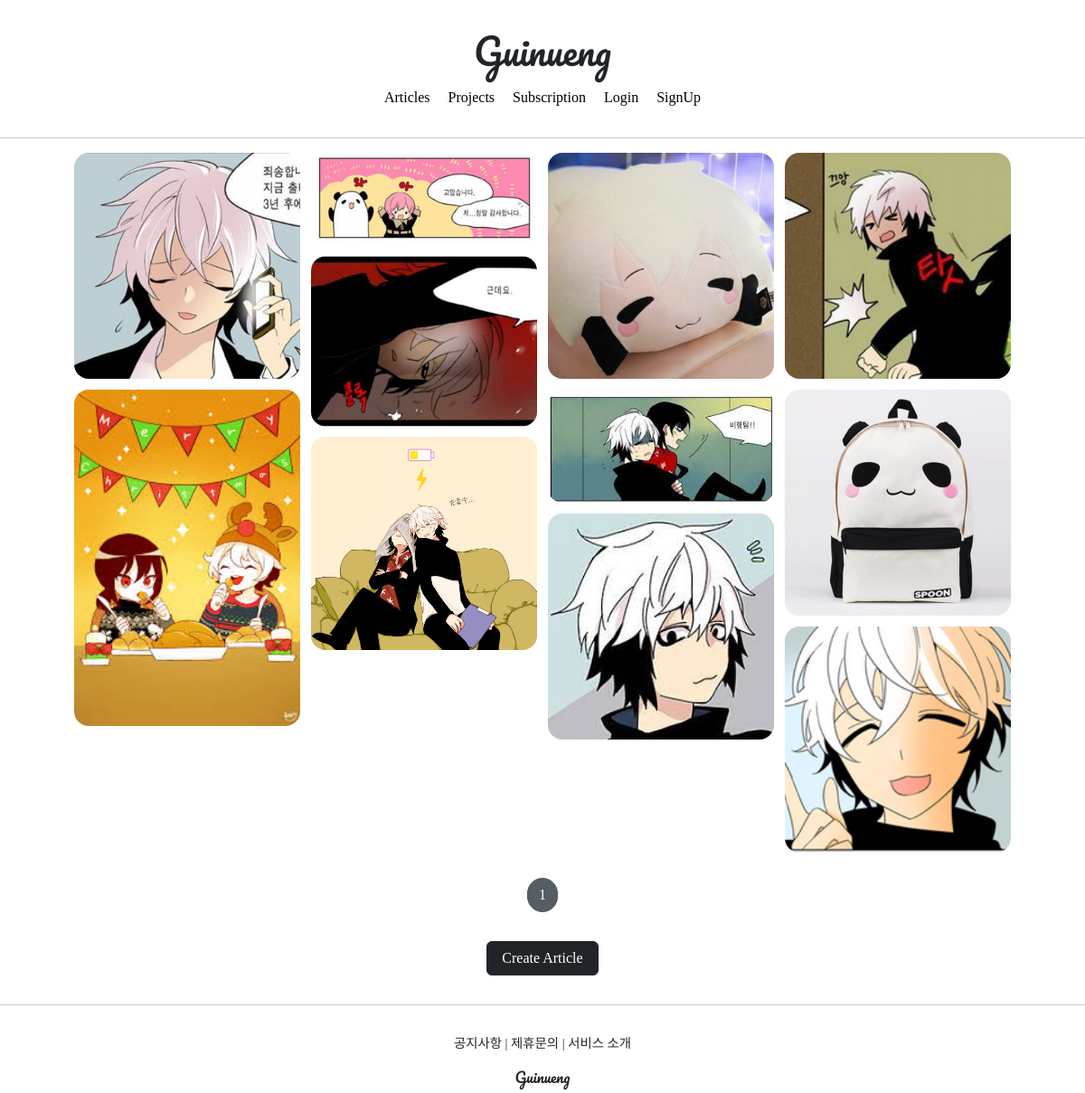
/articles/list/, run on an earlier commit of the app's database.
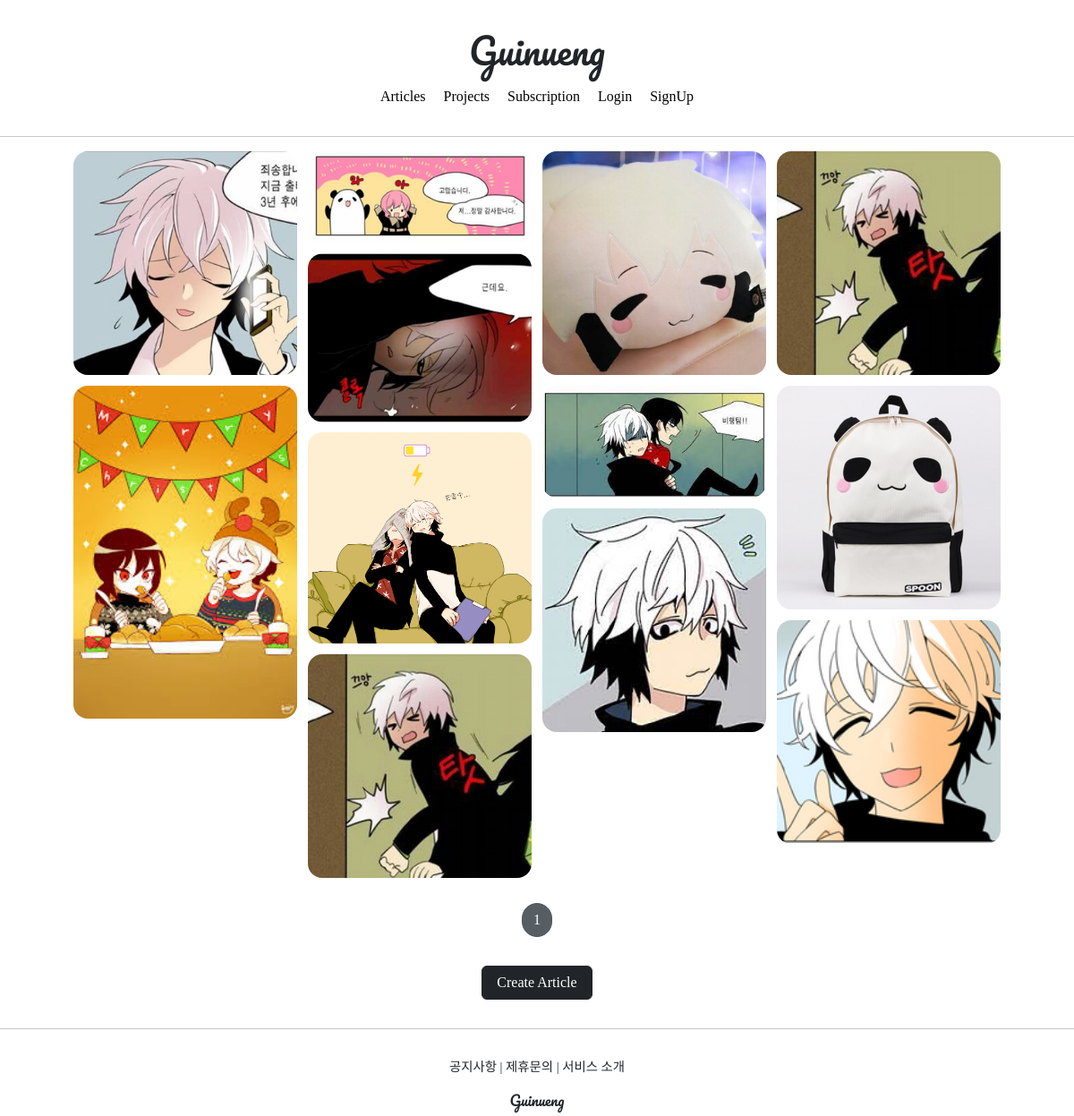
And on a later commit of the database.
### articleapp/models.py (models this page shows)
class Article(models.Model):
    writer = models.ForeignKey(User, on_delete=models.SET_NULL, related_name='article', null=True)
    project = models.ForeignKey(Project, on_delete=models.SET_NULL, related_name='article', null=True)
    title = models.CharField(max_length=200, null=True)
    image = models.ImageField(upload_to='article/', null=False)
    content = models.TextField(null=True)
    created_at = models.DateField(auto_now_add=True, null=True)

### articleapp/views.py (the view)
# urls.py: path('list/', Article_List_View.as_view(), name='list'),
class Article_List_View(ListView):
    model = Article
    context_object_name = 'article_list'
    template_name = 'articleapp/list.html'
    paginate_by = 25

### articleapp/templates/articleapp/list.html (shortened to what this page needs)
{% extends 'base.html' %}
{% load static %}
{% block content %}
{% if article_list %}
    <div class="container">
        {% for article in article_list %}
            <a href="{% url 'articleapp:detail' pk=article.pk %}">
                {% include 'snippets/card.html' with article=article %}
            </a>
    	{% endfor %}
    </div>
{% else %}
    <div class="text-center">
        <h1>No Articles Yet!</h1>
    </div>
{% endif %}
{% include 'snippets/pagination.html' with page_obj=page_obj%}
<div style="text-align:center">
    <a href="{% url 'articleapp:create' %}" class="btn btn-dark rounded=pill mt-3 mb-3 px-3">
        Create Article
    </a>
</div>
{% endblock %}

### templates/base.html
<!DOCTYPE html>
<html lang="en">
{% include 'head.html' %}
<body style="font-family : 'NanumBarunGothicR'">
    {% include 'header.html' %}
    <hr>
    {% block content %}
    {% endblock %}
    <hr>
    {% include 'footer.html' %}
</body>
</html>

### templates/head.html (shortened to what this page needs)
{% load static %}
<head>
    <link href="https://cdn.jsdelivr.net/npm/bootstrap@5.3.0-alpha3/dist/css/bootstrap.min.css" rel="stylesheet"
>
    <link rel = "stylesheet" type = "text/css" href = "{% static 'base.css' %}">
</head>

### templates/header.html (shortened to what this page needs)
<div class="Guinueng_header">
    <div>
        <h1 class="Guinueng_logo">Guinueng</h1>
    </div>
    <div class="Guinueng_header_bar">
        <span>
        	<a href="{% url 'articleapp:list' %}" class="Guinueng_header_nav">
        		<span>Articles</span>
        	</a>
        </span>
        <span>
        	<a href="{% url 'projectapp:list' %}" class="Guinueng_header_nav">
            	<span>Projects</span>
            </a>
        </span>
        <span>
        	<a href="{% url 'subscriptionapp:list' %}" class="Guinueng_header_nav">
            	<span>Subscription</span>
            </a>
        </span>
        {% if not user.is_authenticated %}
        <a href="{% url 'accountapp:login' %}?next={{ request.path }}" class="Guinueng_header_nav">
        	<span>Login</span>
        </a>
        <a href="{% url 'accountapp:create' %}" class="Guinueng_header_nav">
        	<span>SignUp</span>
        </a>
        {% endif %}
    </div>
</div>

### templates/snippets/card.html
<div>
	<img src="{{ article.image.url }}" alt="">
</div>

### templates/snippets/pagination.html (shortened to what this page needs)
<div style="text-align:center; margin:1rem 0;">
    <a href="?page={{ page_obj.number }}"
    	class="btn btn-secondary rounded-pill active">
        {{ page_obj.number }}
    </a>
</div>

### templates/footer.html
<div class = "Guinueng_footer">
    <div class = "Guinueng_footer_button">
        <span>공지사항</span> |
        <span>제휴문의</span> |
        <span>서비스 소개</span>
    </div>
    <div style = "margin-top : 1rem;">
        <h6 class = "Guinueng_logo">Guinueng</h6>
    </div>
</div>

### static/base.css (style rules this page uses)
.Guinueng_logo { font-family : 'Pacifico', cursive; }
.Guinueng_footer_button { font-size : .9rem; }
.Guinueng_footer { text-align : center; margin-top : 2rem; }
.Guinueng_header { text-align : center; margin : 2rem 0; }
a { color: black; text-decoration: none; }
.Guinueng_header_nav { margin: 1rem 0.5rem; }
.Guinueng_header_bar { margin: 1rem 0; }

### articleapp/templates/articleapp/list.html (style rules this page uses)
.container { padding: 0; margin: 0 auto; }
.container a { width: 45%; max-width: 250px; }
.container div { display: flex; justify-content: center; align-items: center; border-radius: 1rem; }
.container img { width: 100%; border-radius: 1rem; }

What changed in the data, as far as the page shows it:
added Article: image (picture)
